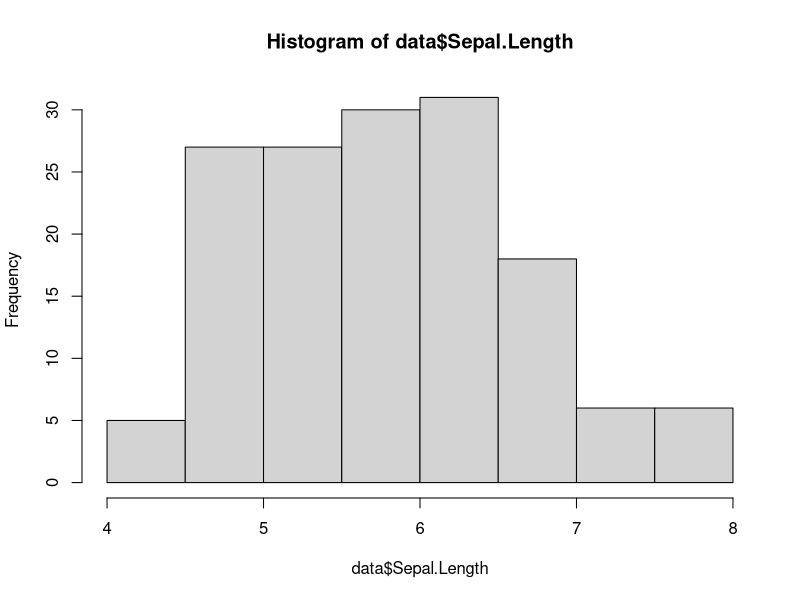
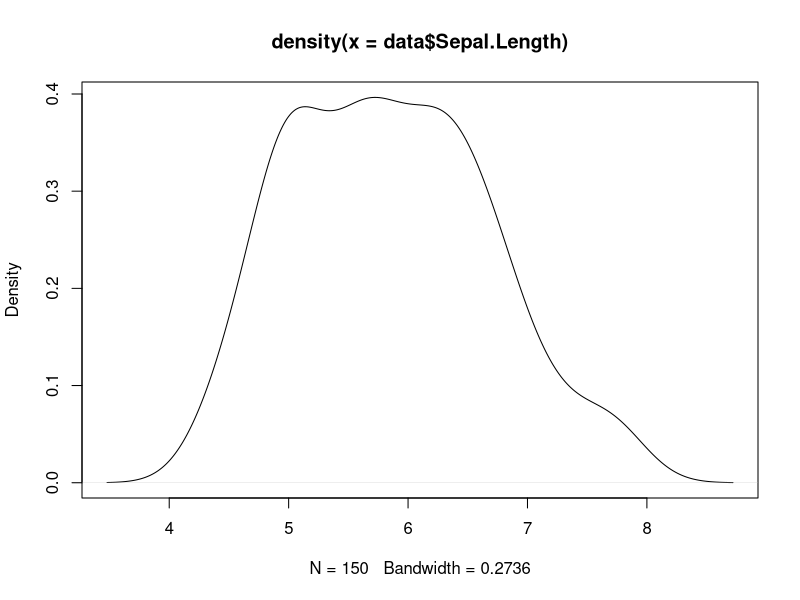
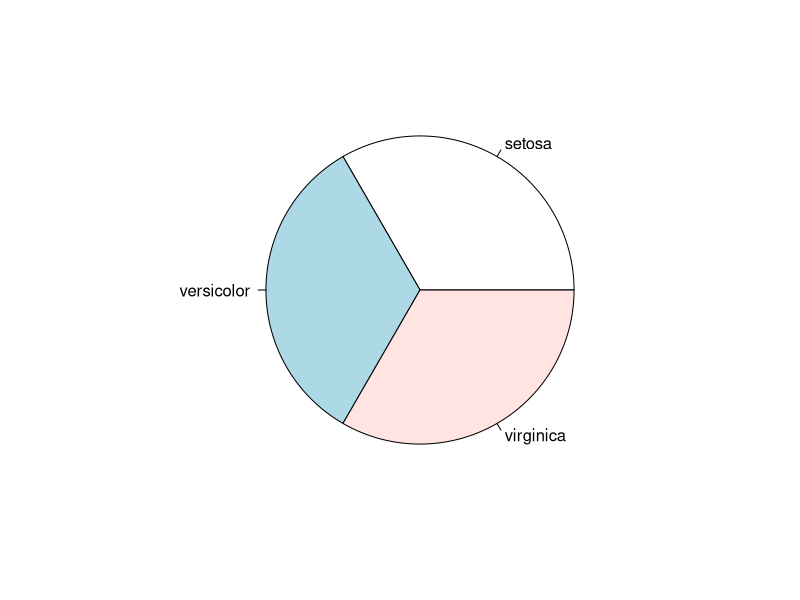
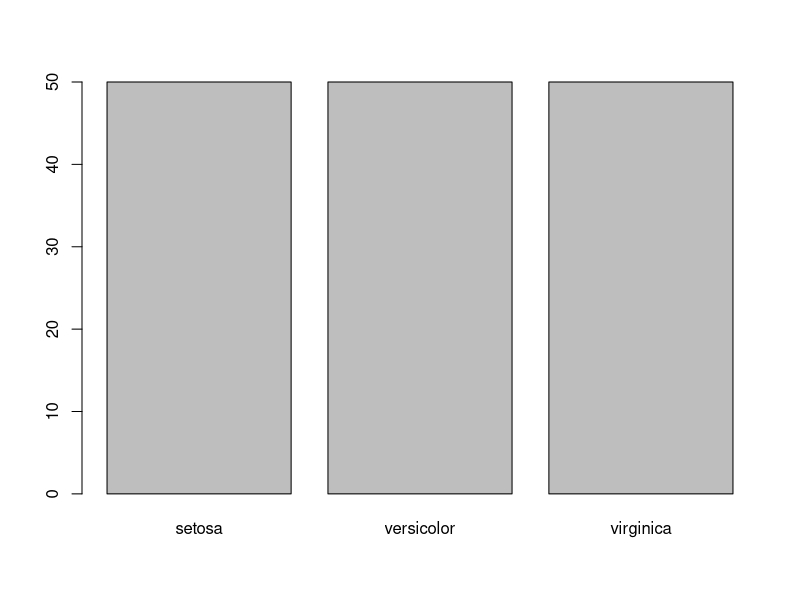
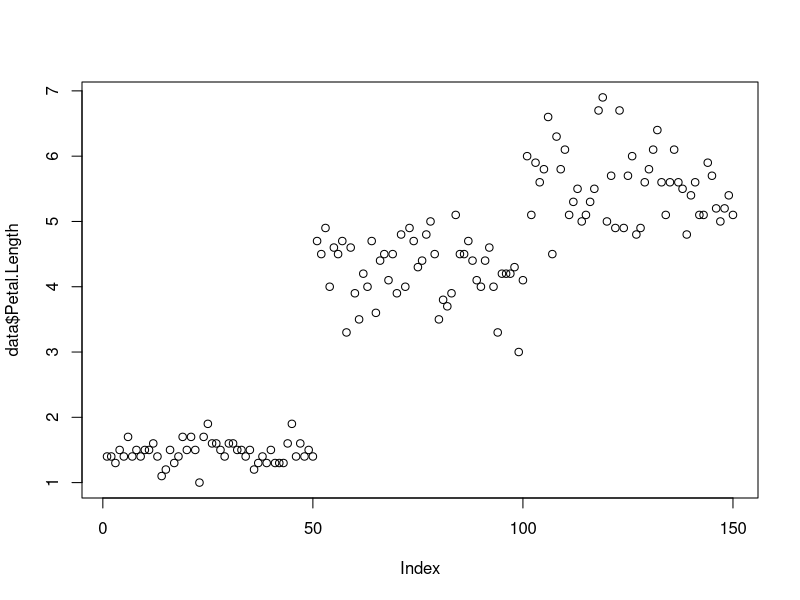

Here is the R script that generated these plots, in order:
data <- iris

data
attributes(data)
summary(data)
mean(data$Sepal.Length)
median(data$Sepal.Width)
range(data$Petal.Length)

cov(data$Sepal.Length, data$Petal.Length)
cor(data$Sepal.Length, data$Petal.Length)

#Visualization
hist(data$Sepal.Length)
plot(density(data$Sepal.Length))
pie(table(data$Species))
barplot(table(data$Species))
plot(data$Petal.Length)
